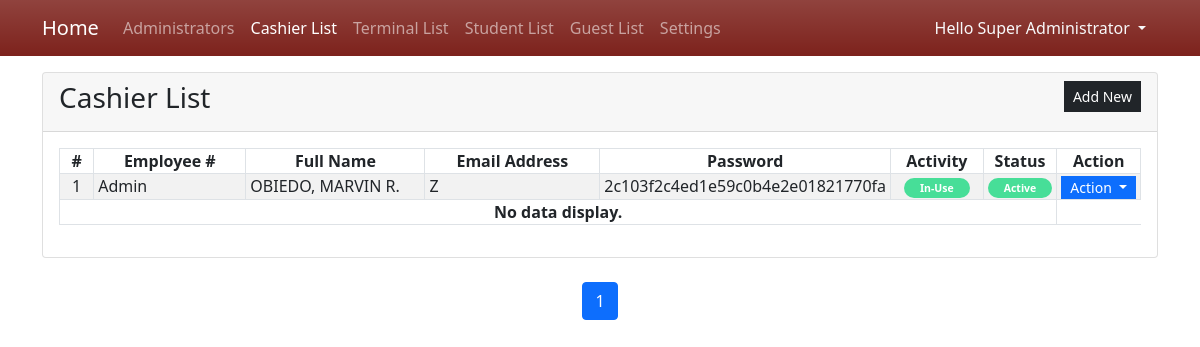
The page /superadmin/?page=cashiers (signed in) on the database as committed earlier.
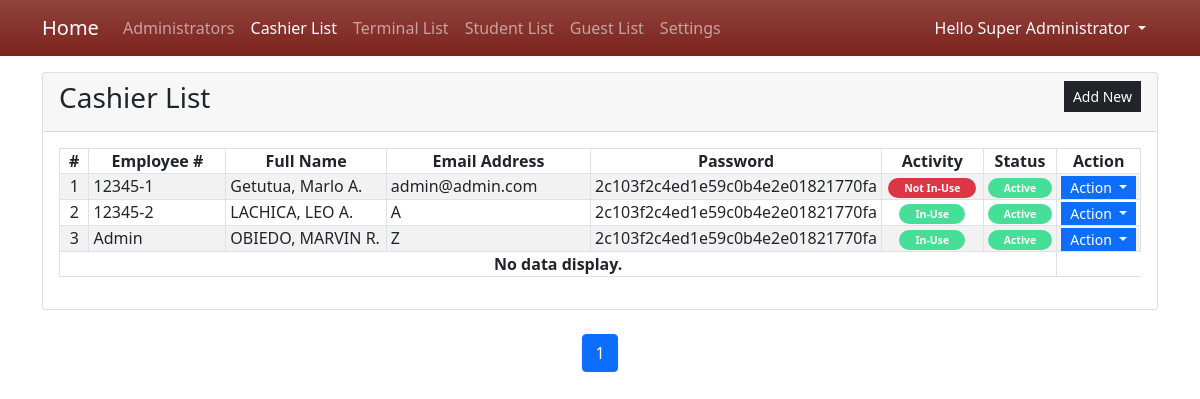
The same page on the database as committed later.
### tables this page shows
CREATE TABLE "cashier_list" (
	"cashier_id"	INTEGER NOT NULL,
	"lastname"	TEXT NOT NULL,
	"firstname"	TEXT NOT NULL,
	"MI"	TEXT,
	"log_status"	INTEGER NOT NULL DEFAULT 2,
	"status"	INTEGER NOT NULL DEFAULT 1,
	"username"	TEXT NOT NULL UNIQUE,
	"password"	TEXT NOT NULL,
	"email_address"	TEXT NOT NULL,
	PRIMARY KEY("cashier_id" AUTOINCREMENT)
);

### superadmin/cashiers.php (the view, shortened to what this page needs)
<div class="card">
    <div class="card-header d-flex justify-content-between">
        <h3 class="card-title">Cashier List</h3>
        <div class="card-tools align-middle">
            <button class="btn btn-dark btn-sm py-1 rounded-0" type="button" id="create_new">Add New</button>
        </div>
    </div>
    <?php
$sql = "SELECT COUNT(*) FROM `cashier_list`";
$total_results = $conn->querySingle($sql);
$limit = 20;
$total_pages = ceil($total_results / $limit);
$page = isset($_GET['page_num']) ? $_GET['page_num'] : 1;
$start = ($page - 1) * $limit;
$sql = "SELECT * FROM `cashier_list` ORDER BY `lastname` ASC LIMIT $start, $limit";
$qry = $conn->query($sql);
$i = $start + 1;
?>
    <div class="card-body">
        <table class="table table-hover table-striped table-bordered">
            <colgroup>
                <col width="5%">
                <col width="20%">
                <col width="25%">
                <col width="25%">
                <col width="15%">
                <col width="10%">
                <col width="10%">
            </colgroup>
            <thead>
                <tr>
                    <th class="text-center p-0">#</th>
                    <th class="text-center p-0">Employee #</th>
                    <th class="text-center p-0">Full Name</th>
                    <th class="text-center p-0">Email Address</th>
                    <th class="text-center p-0">Password</th>
                    <th class="text-center p-0">Activity</th>
                    <th class="text-center p-0">Status</th>
                    <th class="text-center p-0">Action</th>
                </tr>
            </thead>
            <tbody>
                <?php
                    while($row = $qry->fetchArray()):
                ?>
                <tr>
                    <td class="text-center p-0"><?php echo $i++; ?></td>
                    <td class="py-0 px-1"><?php echo $row['username'] ?></td>
                    <td class="py-0 px-1"><?php echo $row['lastname'].", ".$row['firstname']." ".$row['MI']."."  ?></td>
                    <td class="py-0 px-1"><?php echo $row['email_address'] ?></td>
                    <td class="py-0 px-1"><?php echo $row['password'] ?></td>
                    <td class="py-0 px-1 text-center">
                        <?php
                            if($row['log_status'] == 1){
                                echo  '<span class="py-1 px-3 badge rounded-pill bg-success"><small>In-Use</small></span>';
                            }else{
                                echo  '<span class="py-1 px-3 badge rounded-pill bg-danger"><small>Not In-Use</small></span>';
                            }
                        ?>
                    </td>
                    <td class="py-0 px-1 text-center">
                        <?php
                            if($row['status'] == 1){
                                echo  '<span class="py-1 px-3 badge rounded-pill bg-success"><small>Active</small></span>';
                            }else{
                                echo  '<span class="py-1 px-3 badge rounded-pill bg-danger"><small>In-Active</small></span>';
                            }
                        ?>
                    </td>
                    <th class="text-center py-0 px-1">
                        <div class="btn-group" role="group">
                            <button id="btnGroupDrop1" type="button" class="btn btn-primary dropdown-toggle btn-sm rounded-0 py-0" data-bs-toggle="dropdown" aria-expanded="false">
                            Action
                            </button>
                        </div>
                    </th>
                </tr>
                <?php endwhile; ?>
                <?php if(!$qry->fetchArray()): ?>
                    <tr>
                        <th class="text-center p-0" colspan="7">No data display.</th>
                    </tr>
                <?php endif; ?>
            </tbody>
        </table>
    </div>
</div>
<div>
</div>
<nav>
    <ul class="pagination justify-content-center">
        <?php for($i = 1; $i <= $total_pages; $i++): ?>
        <li class="page-item <?php if($page == $i) echo 'active'; ?>"><a class="page-link" href="?page=cashiers&page_num=<?php echo $i ?>"><?php echo $i ?></a></li>
        <?php endfor; ?>
    </ul>
</nav>

Rows that differ between the two databases and show on the page:
added cashier_list: username "12345-1", lastname "Getutua", firstname "Marlo", MI "A", email_address "admin@admin.com", password "2c103f2c4ed1e59c0b4e2e01821770fa", log_status "Not In-Use", status "Active"
added cashier_list: username "12345-2", lastname "LACHICA", firstname "LEO", MI "A", email_address "A", password "2c103f2c4ed1e59c0b4e2e01821770fa", log_status "In-Use", status "Active"
